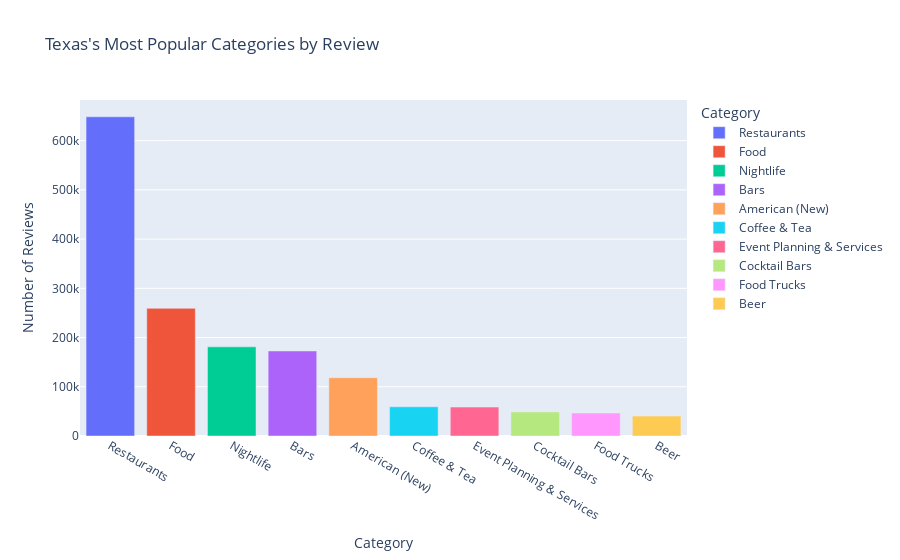

Notebook code for this chart:
### Code cell
# Output plot

est_plot(tx_est, "Texas's Most Popular Categories by Review")

### Figure 1 — Plotly figure (JSON) as saved in the notebook; plotly's stock layout.template omitted (floating-point values rounded to 4 significant figures)
{"data": [{"alignmentgroup": "True", "hovertemplate": "Category=%{x}<br>Number of Reviews=%{y}<extra></extra>", "legendgroup": "Restaurants", "marker": {"color": "#636efa", "pattern": {"shape": ""}}, "name": "Restaurants", "offsetgroup": "Restaurants", "orientation": "v", "showlegend": true, "textposition": "auto", "type": "bar", "x": ["Restaurants"], "xaxis": "x", "y": [648376], "yaxis": "y"}, {"alignmentgroup": "True", "hovertemplate": "Category=%{x}<br>Number of Reviews=%{y}<extra></extra>", "legendgroup": "Food", "marker": {"color": "#EF553B", "pattern": {"shape": ""}}, "name": "Food", "offsetgroup": "Food", "orientation": "v", "showlegend": true, "textposition": "auto", "type": "bar", "x": ["Food"], "xaxis": "x", "y": [259292], "yaxis": "y"}, {"alignmentgroup": "True", "hovertemplate": "Category=%{x}<br>Number of Reviews=%{y}<extra></extra>", "legendgroup": "Nightlife", "marker": {"color": "#00cc96", "pattern": {"shape": ""}}, "name": "Nightlife", "offsetgroup": "Nightlife", "orientation": "v", "showlegend": true, "textposition": "auto", "type": "bar", "x": ["Nightlife"], "xaxis": "x", "y": [181061], "yaxis": "y"}, {"alignmentgroup": "True", "hovertemplate": "Category=%{x}<br>Number of Reviews=%{y}<extra></extra>", "legendgroup": "Bars", "marker": {"color": "#ab63fa", "pattern": {"shape": ""}}, "name": "Bars", "offsetgroup": "Bars", "orientation": "v", "showlegend": true, "textposition": "auto", "type": "bar", "x": ["Bars"], "xaxis": "x", "y": [172729], "yaxis": "y"}, {"alignmentgroup": "True", "hovertemplate": "Category=%{x}<br>Number of Reviews=%{y}<extra></extra>", "legendgroup": "American (New)", "marker": {"color": "#FFA15A", "pattern": {"shape": ""}}, "name": "American (New)", "offsetgroup": "American (New)", "orientation": "v", "showlegend": true, "textposition": "auto", "type": "bar", "x": ["American (New)"], "xaxis": "x", "y": [118393], "yaxis": "y"}, {"alignmentgroup": "True", "hovertemplate": "Category=%{x}<br>Number of Reviews=%{y}<extra></extra>", "legendgroup": "Coffee & Tea", "marker": {"color": "#19d3f3", "pattern": {"shape": ""}}, "name": "Coffee & Tea", "offsetgroup": "Coffee & Tea", "orientation": "v", "showlegend": true, "textposition": "auto", "type": "bar", "x": ["Coffee & Tea"], "xaxis": "x", "y": [59352], "yaxis": "y"}, {"alignmentgroup": "True", "hovertemplate": "Category=%{x}<br>Number of Reviews=%{y}<extra></extra>", "legendgroup": "Event Planning & Services", "marker": {"color": "#FF6692", "pattern": {"shape": ""}}, "name": "Event Planning & Services", "offsetgroup": "Event Planning & Services", "orientation": "v", "showlegend": true, "textposition": "auto", "type": "bar", "x": ["Event Planning & Services"], "xaxis": "x", "y": [58756], "yaxis": "y"}, {"alignmentgroup": "True", "hovertemplate": "Category=%{x}<br>Number of Reviews=%{y}<extra></extra>", "legendgroup": "Cocktail Bars", "marker": {"color": "#B6E880", "pattern": {"shape": ""}}, "name": "Cocktail Bars", "offsetgroup": "Cocktail Bars", "orientation": "v", "showlegend": true, "textposition": "auto", "type": "bar", "x": ["Cocktail Bars"], "xaxis": "x", "y": [48810], "yaxis": "y"}, {"alignmentgroup": "True", "hovertemplate": "Category=%{x}<br>Number of Reviews=%{y}<extra></extra>", "legendgroup": "Food Trucks", "marker": {"color": "#FF97FF", "pattern": {"shape": ""}}, "name": "Food Trucks", "offsetgroup": "Food Trucks", "orientation": "v", "showlegend": true, "textposition": "auto", "type": "bar", "x": ["Food Trucks"], "xaxis": "x", "y": [46612], "yaxis": "y"}, {"alignmentgroup": "True", "hovertemplate": "Category=%{x}<br>Number of Reviews=%{y}<extra></extra>", "legendgroup": "Beer", "marker": {"color": "#FECB52", "pattern": {"shape": ""}}, "name": "Beer", "offsetgroup": "Beer", "orientation": "v", "showlegend": true, "textposition": "auto", "type": "bar", "x": ["Beer"], "xaxis": "x", "y": [40453], "yaxis": "y"}], "layout": {"barmode": "relative", "legend": {"title": {"text": "Category"}, "tracegroupgap": 0}, "title": {"text": "Texas's Most Popular Categories by Review"}, "xaxis": {"anchor": "y", "categoryarray": ["Restaurants", "Food", "Nightlife", "Bars", "American (New)", "Coffee & Tea", "Event Planning & Services", "Cocktail Bars", "Food Trucks", "Beer"], "categoryorder": "array", "domain": [0, 1], "title": {"text": "Category"}}, "yaxis": {"anchor": "x", "domain": [0, 1], "title": {"text": "Number of Reviews"}}}}
